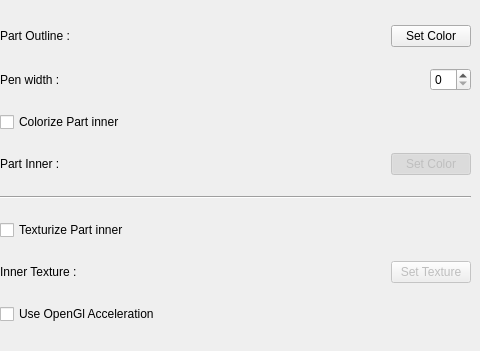
      <widget class="QWidget" name="page_6">
       <widget class="QWidget" name="verticalLayoutWidget">
        <property name="geometry">
         <rect>
          <x>0</x>
          <y>10</y>
          <width>471</width>
          <height>332</height>
         </rect>
        </property>
        <layout class="QVBoxLayout" name="verticalLayout">
         <item>
          <layout class="QHBoxLayout" name="horizontalLayout">
           <item>
            <widget class="QLabel" name="penLB">
             <property name="text">
              <string>Part Outline :</string>
             </property>
             <property name="buddy">
              <cstring>penPB</cstring>
             </property>
            </widget>
           </item>
           <item>
            <spacer name="horizontalSpacer_2">
             <property name="orientation">
              <enum>Qt::Horizontal</enum>
             </property>
             <property name="sizeHint" stdset="0">
              <size>
               <width>100</width>
               <height>20</height>
              </size>
             </property>
            </spacer>
           </item>
           <item>
            <widget class="QPushButton" name="penPB">
             <property name="text">
              <string>Set Color</string>
             </property>
            </widget>
           </item>
          </layout>
         </item>
         <item>
          <layout class="QHBoxLayout" name="horizontalLayout_14">
           <item>
            <widget class="QLabel" name="label_16">
             <property name="text">
              <string>Pen width :</string>
             </property>
             <property name="buddy">
              <cstring>spinBox_4</cstring>
             </property>
            </widget>
           </item>
           <item>
            <spacer name="horizontalSpacer_10">
             <property name="orientation">
              <enum>Qt::Horizontal</enum>
             </property>
             <property name="sizeHint" stdset="0">
              <size>
               <width>40</width>
               <height>20</height>
              </size>
             </property>
            </spacer>
           </item>
           <item>
            <widget class="QSpinBox" name="spinBox_4"/>
           </item>
          </layout>
         </item>
         <item>
          <widget class="QCheckBox" name="InnerColorCHK">
           <property name="text">
            <string>Colorize Part inner</string>
           </property>
          </widget>
         </item>
         <item>
          <layout class="QHBoxLayout" name="horizontalLayout_2">
           <item>
            <widget class="QLabel" name="brushLB">
             <property name="text">
              <string>Part Inner :</string>
             </property>
             <property name="buddy">
              <cstring>brushPB</cstring>
             </property>
            </widget>
           </item>
           <item>
            <spacer name="horizontalSpacer">
             <property name="orientation">
              <enum>Qt::Horizontal</enum>
             </property>
             <property name="sizeType">
              <enum>QSizePolicy::Expanding</enum>
             </property>
             <property name="sizeHint" stdset="0">
              <size>
               <width>100</width>
               <height>20</height>
              </size>
             </property>
            </spacer>
           </item>
           <item>
            <widget class="QPushButton" name="brushPB">
             <property name="enabled">
              <bool>false</bool>
             </property>
             <property name="sizePolicy">
              <sizepolicy hsizetype="Minimum" vsizetype="Fixed">
               <horstretch>0</horstretch>
               <verstretch>0</verstretch>
              </sizepolicy>
             </property>
             <property name="baseSize">
              <size>
               <width>50</width>
               <height>16</height>
              </size>
             </property>
             <property name="text">
              <string>Set Color</string>
             </property>
             <property name="checkable">
              <bool>true</bool>
             </property>
             <property name="checked">
              <bool>true</bool>
             </property>
            </widget>
           </item>
          </layout>
         </item>
         <item>
          <widget class="Line" name="line">
           <property name="orientation">
            <enum>Qt::Horizontal</enum>
           </property>
          </widget>
         </item>
         <item>
          <widget class="QCheckBox" name="InnerTextCHK">
           <property name="text">
            <string>Texturize Part inner</string>
           </property>
          </widget>
         </item>
         <item>
          <layout class="QHBoxLayout" name="horizontalLayout_3">
           <item>
            <widget class="QLabel" name="label_5">
             <property name="text">
              <string>Inner Texture :</string>
             </property>
             <property name="buddy">
              <cstring>texturePB</cstring>
             </property>
            </widget>
           </item>
           <item>
            <spacer name="horizontalSpacer_3">
             <property name="orientation">
              <enum>Qt::Horizontal</enum>
             </property>
             <property name="sizeType">
              <enum>QSizePolicy::Expanding</enum>
             </property>
             <property name="sizeHint" stdset="0">
              <size>
               <width>100</width>
               <height>20</height>
              </size>
             </property>
            </spacer>
           </item>
           <item>
            <widget class="QPushButton" name="texturePB">
             <property name="enabled">
              <bool>false</bool>
             </property>
             <property name="text">
              <string>Set Texture</string>
             </property>
             <property name="checkable">
              <bool>true</bool>
             </property>
            </widget>
           </item>
          </layout>
         </item>
         <item>
          <widget class="QCheckBox" name="checkBox_4">
           <property name="text">
            <string>Use OpenGl Acceleration</string>
           </property>
          </widget>
         </item>
        </layout>
       </widget>
      </widget>
